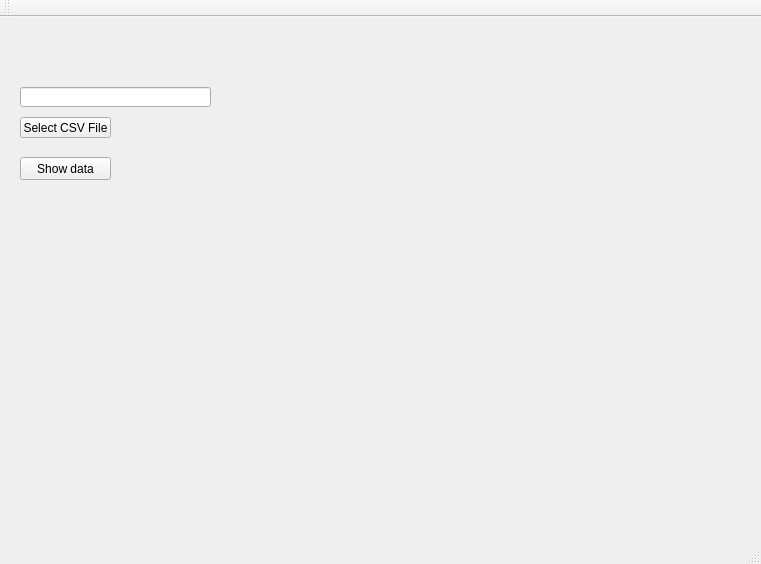
<?xml version="1.0" encoding="UTF-8"?>
<ui version="4.0">
 <class>MainWindow</class>
 <widget class="QMainWindow" name="MainWindow">
  <property name="geometry">
   <rect>
    <x>0</x>
    <y>0</y>
    <width>761</width>
    <height>564</height>
   </rect>
  </property>
  <property name="windowTitle">
   <string>MainWindow</string>
  </property>
  <widget class="QWidget" name="centralWidget">
   <widget class="QPushButton" name="pushButton">
    <property name="geometry">
     <rect>
      <x>20</x>
      <y>100</y>
      <width>91</width>
      <height>21</height>
     </rect>
    </property>
    <property name="text">
     <string>Select CSV File</string>
    </property>
   </widget>
   <widget class="QLineEdit" name="lineEdit">
    <property name="geometry">
     <rect>
      <x>20</x>
      <y>70</y>
      <width>191</width>
      <height>20</height>
     </rect>
    </property>
    <property name="readOnly">
     <bool>true</bool>
    </property>
   </widget>
   <widget class="QPushButton" name="pushButton_2">
    <property name="geometry">
     <rect>
      <x>20</x>
      <y>140</y>
      <width>91</width>
      <height>23</height>
     </rect>
    </property>
    <property name="text">
     <string>Show data</string>
    </property>
   </widget>
  </widget>
  <widget class="QMenuBar" name="menuBar">
   <property name="geometry">
    <rect>
     <x>0</x>
     <y>0</y>
     <width>761</width>
     <height>21</height>
    </rect>
   </property>
  </widget>
  <widget class="QToolBar" name="mainToolBar">
   <attribute name="toolBarArea">
    <enum>TopToolBarArea</enum>
   </attribute>
   <attribute name="toolBarBreak">
    <bool>false</bool>
   </attribute>
  </widget>
  <widget class="QStatusBar" name="statusBar"/>
 </widget>
 <layoutdefault spacing="6" margin="11"/>
 <resources/>
 <connections/>
</ui>
